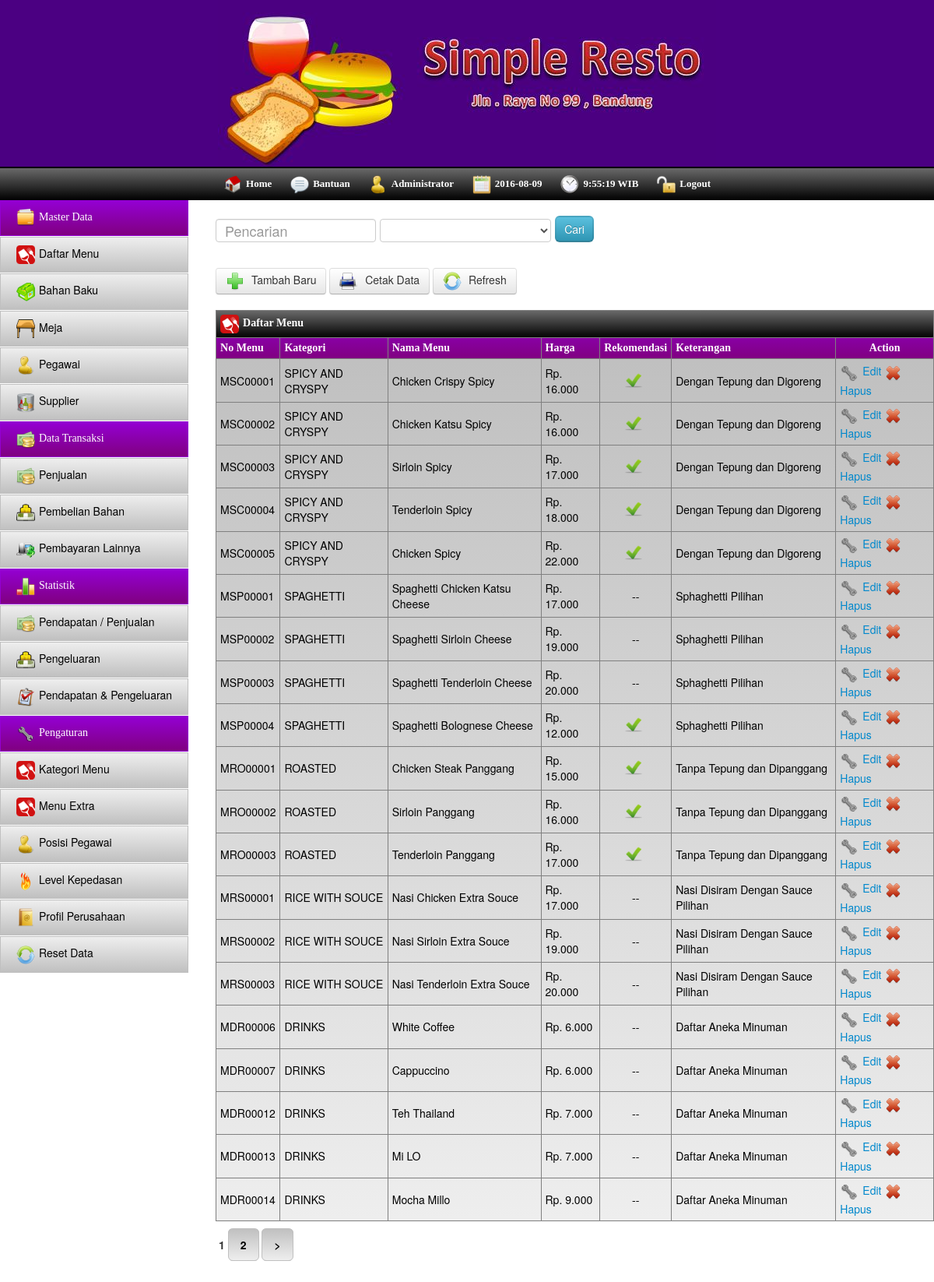
Page /index.php/menu on the committed database.
### tables this page shows
CREATE TABLE IF NOT EXISTS `menu` (
  `no_menu` char(8) NOT NULL,
  `nama` varchar(50) NOT NULL,
  `kategori` varchar(50) NOT NULL,
  `harga` int(11) NOT NULL,
  `rekomendasi` char(1) NOT NULL,
  PRIMARY KEY (`no_menu`)
);

### application/controllers/menu.php (called while the page is built, shortened)
<?php if ( ! defined('BASEPATH')) exit('No direct script access allowed');
class Menu extends CI_Controller{
	function __Construct(){
		$this->load->Model('Model_menu');
		$this->load->helper('form');
		$this->load->library('pagination');
	}
	function index(){
		$config = array();
        $config["base_url"] = base_url() . "index.php/menu/page";
        $config["total_rows"] = $this->Model_menu->CountData();
        $config["per_page"] = 20;
        $config["uri_segment"] = 3;
		$config['first_link'] = 'Pertama';
		$config['last_link'] = 'Terakhir';
        $this->pagination->initialize($config);
        $page = ($this->uri->segment(3)) ? $this->uri->segment(3) : 0;
		$data = array(
			'title'=>'Data Menu',
			'data'=>$this->Model_menu->ReadData($config["per_page"], $page),
			'links'=>$this->pagination->create_links(),
			'page'=>$page,
			'totaldata'=>$this->Model_menu->CountData()
		);
		$this->load->view('view_menu',$data);
	}
}

### index.php (called while the page is built, shortened)
<?php
require_once BASEPATH.'core/CodeIgniter.php';

### application/models/model_menu.php (called while the page is built, shortened)
<?php if ( ! defined('BASEPATH')) exit('No direct script access allowed');
class Model_menu extends CI_Model{
	function CountData(){
		 return $this->db->count_all('menu');
	}
	function ReadData($limit, $start) {
        $this->db->limit($limit, $start);
		$this->db->order_by("kategori", "desc");
        $query = $this->db->get('menu');
        if ($query->num_rows() > 0) {
            foreach ($query->result() as $row) {
                $data[] = $row;
            }
            return $data;
        }
        return false;
   }
}

### application/views/view_menu.php (the view, shortened to what this page needs)
<html>
	<head>
		<?php include "com_library.php";?>
	</head>
	<body>
		<?php include "com_header.php"; ?>
		<?php include "com_toolbar.php"; ?>
		<div id="container">
			<?php include "com_navigasi.php";?>
			<div id="content">
				<div class="pencarian">
					<form class="form_cari" action="<?php echo base_url('index.php/menu/search');?>">
						<span><input type="text" id="txtcari" name="txtcari" placeholder=" Pencarian" required/></span>
						<span><select id="cari" name="cari" required></select></span>
						<span><input type="submit" value="Cari" class="btn-info"/></span>
					</form>
				</div>
				<div id="button_list">
					<a href="javascript:void(0)" id="tambah" class="btn"><img src="<?php echo base_url();?>assets/img/tambah.png" class="icon"/> Tambah Baru</a>
					<a href="javascript:void(0)" id="cetak" class="btn"><img src="<?php echo base_url();?>assets/img/Print.png" class="icon"/> Cetak Data</a>
					<a href="javascript:void(0)" id="refresh" class="btn"><img src="<?php echo base_url();?>assets/img/update.png" class="icon"/> Refresh</a>
				</div>
				<div class="table_data">
					<table cellpadding="5" border="1">
						<thead>
							<tr class="tr_title">
								<th colspan="7"><img src="<?php echo base_url();?>assets/img/menu.png" class="icon"/>Daftar Menu</th>
							</tr>
							<tr>
								<th>No Menu</th>
								<th>Kategori</th>
								<th>Nama Menu</th>
								<th>Harga</th>
								<th>Rekomendasi</th>
								<th>Keterangan</th>
								<th align='center'>Action</th>
							</tr>
						</thead>
						<tbody>
						<?php if($data){
							$no = $page+1;
							foreach($data as $data){
						?>
							<tr>
								<td><?php echo $data->no_menu;?></td>
								<td><?php echo $data->kategori;?></td>
								<td><?php echo $data->nama;?></td>
								<td><?php echo Format($data->harga);?></td>
								<?php
									if($data->rekomendasi=='n'){
										echo "<td align='center'>--</td>";
									}else{
										echo "<td align='center'><img src='".base_url('assets/img/success.png')."'/ class='icon'></td>";
									}
								?>
								<td><?php echo Get('keterangan','kategori_menu','kategori',$data->kategori);?></td>
								<td>
									<a href="javascript:void(0)" class="edit" id="<?php echo $data->no_menu;?>"><img src="<?php echo base_url();?>assets/img/fix.png" class="icon"/>Edit</a>
									<a href="javascript:void(0)" class="hapus" id="<?php echo $data->no_menu;?>"><img src="<?php echo base_url();?>assets/img/hapus.png" class="icon"/>Hapus</a>
								</td>
							</tr>
						<?php $no++; } } ?>
						</tbody>
					</table>
					<div id="paging">
						<?php echo $links;?>
					</div>
				</div>
			</div>
		</div>
	</body>
</html>

### assets/css/style.css (style rules this page uses)
body { margin: 0; }
.icon { width: 24px; height: 24px; border: 0; vertical-align: middle; margin-right: 5px; }
#container { overflow: auto; width: 100%; margin-bottom: 20px; }
#content { overflow: auto; }
#content .pencarian { margin: 20px 0px 20px 20px; font-size: 18px; }
#content .pencarian #txtcari { height: 30px; font-size: 18px; }
#content .pencarian input[type='submit'] { margin-bottom: 13px; padding: 5px 10px 5px 10px; border-radius: 6px; }
#content .table_data { margin: 20px 0px 20px 20px; }
#content .table_data table thead, .table_detail thead, .table_detail tfoot { background: linear-gradient(#9400D3, #800080); color: #fff; font-family: Comic Sans MS; font-weight: none; font-size: 14px; cursor: pointer; text-align: left; }
#content .table_data table thead .tr_title { background: linear-gradient(#696969, #000); color: #fff; }
#content .table_data tbody, .table_detail tbody { background: linear-gradient(silver,#eee); color: #000; font-size: 14px; }
#content .table_data a { text-decoration: none; font-size: 14px; }
#content #paging { margin-top: 20px; margin-bottom: 20px; padding: 0; }
#content #paging a { text-decoration: none; background: linear-gradient(silver,#eee); padding: 10px 15px 10px 15px; color: #000; border-radius: 6px; font-weight: bold; border: 1px solid silver; }
#content #button_list { margin-left: 20px; margin-bottom: 10px; }

### rows in the picture
menu: no_menu "MSC00001", kategori "SPICY AND CRYSPY", nama "Chicken Crispy Spicy", harga "Rp. 16.000", kategori "Dengan Tepung dan Digoreng"
menu: no_menu "MSC00002", kategori "SPICY AND CRYSPY", nama "Chicken Katsu Spicy", harga "Rp. 16.000", kategori "Dengan Tepung dan Digoreng"
menu: no_menu "MSC00003", kategori "SPICY AND CRYSPY", nama "Sirloin Spicy", harga "Rp. 17.000", kategori "Dengan Tepung dan Digoreng"
menu: no_menu "MSC00004", kategori "SPICY AND CRYSPY", nama "Tenderloin Spicy", harga "Rp. 18.000", kategori "Dengan Tepung dan Digoreng"
menu: no_menu "MSC00005", kategori "SPICY AND CRYSPY", nama "Chicken Spicy", harga "Rp. 22.000", kategori "Dengan Tepung dan Digoreng"
menu: no_menu "MSP00001", kategori "SPAGHETTI", nama "Spaghetti Chicken Katsu Cheese", harga "Rp. 17.000", kategori "Sphaghetti Pilihan"
menu: no_menu "MSP00002", kategori "SPAGHETTI", nama "Spaghetti Sirloin Cheese", harga "Rp. 19.000", kategori "Sphaghetti Pilihan"
menu: no_menu "MSP00003", kategori "SPAGHETTI", nama "Spaghetti Tenderloin Cheese", harga "Rp. 20.000", kategori "Sphaghetti Pilihan"
menu: no_menu "MSP00004", kategori "SPAGHETTI", nama "Spaghetti Bolognese Cheese", harga "Rp. 12.000", kategori "Sphaghetti Pilihan"
menu: no_menu "MRO00001", kategori "ROASTED", nama "Chicken Steak Panggang", harga "Rp. 15.000", kategori "Tanpa Tepung dan Dipanggang"
menu: no_menu "MRO00002", kategori "ROASTED", nama "Sirloin Panggang", harga "Rp. 16.000", kategori "Tanpa Tepung dan Dipanggang"
menu: no_menu "MRO00003", kategori "ROASTED", nama "Tenderloin Panggang", harga "Rp. 17.000", kategori "Tanpa Tepung dan Dipanggang"
menu: no_menu "MRS00001", kategori "RICE WITH SOUCE", nama "Nasi Chicken Extra Souce", harga "Rp. 17.000", kategori "Nasi Disiram Dengan Sauce Pilihan"
menu: no_menu "MRS00002", kategori "RICE WITH SOUCE", nama "Nasi Sirloin Extra Souce", harga "Rp. 19.000", kategori "Nasi Disiram Dengan Sauce Pilihan"
menu: no_menu "MRS00003", kategori "RICE WITH SOUCE", nama "Nasi Tenderloin Extra Souce", harga "Rp. 20.000", kategori "Nasi Disiram Dengan Sauce Pilihan"
menu: no_menu "MDR00006", kategori "DRINKS", nama "White Coffee", harga "Rp. 6.000", kategori "Daftar Aneka Minuman"
menu: no_menu "MDR00007", kategori "DRINKS", nama "Cappuccino", harga "Rp. 6.000", kategori "Daftar Aneka Minuman"
menu: no_menu "MDR00012", kategori "DRINKS", nama "Teh Thailand", harga "Rp. 7.000", kategori "Daftar Aneka Minuman"
menu: no_menu "MDR00013", kategori "DRINKS", nama "Mi LO", harga "Rp. 7.000", kategori "Daftar Aneka Minuman"
menu: no_menu "MDR00014", kategori "DRINKS", nama "Mocha Millo", harga "Rp. 9.000", kategori "Daftar Aneka Minuman"

### other values in the picture
$links "1 2 >"
